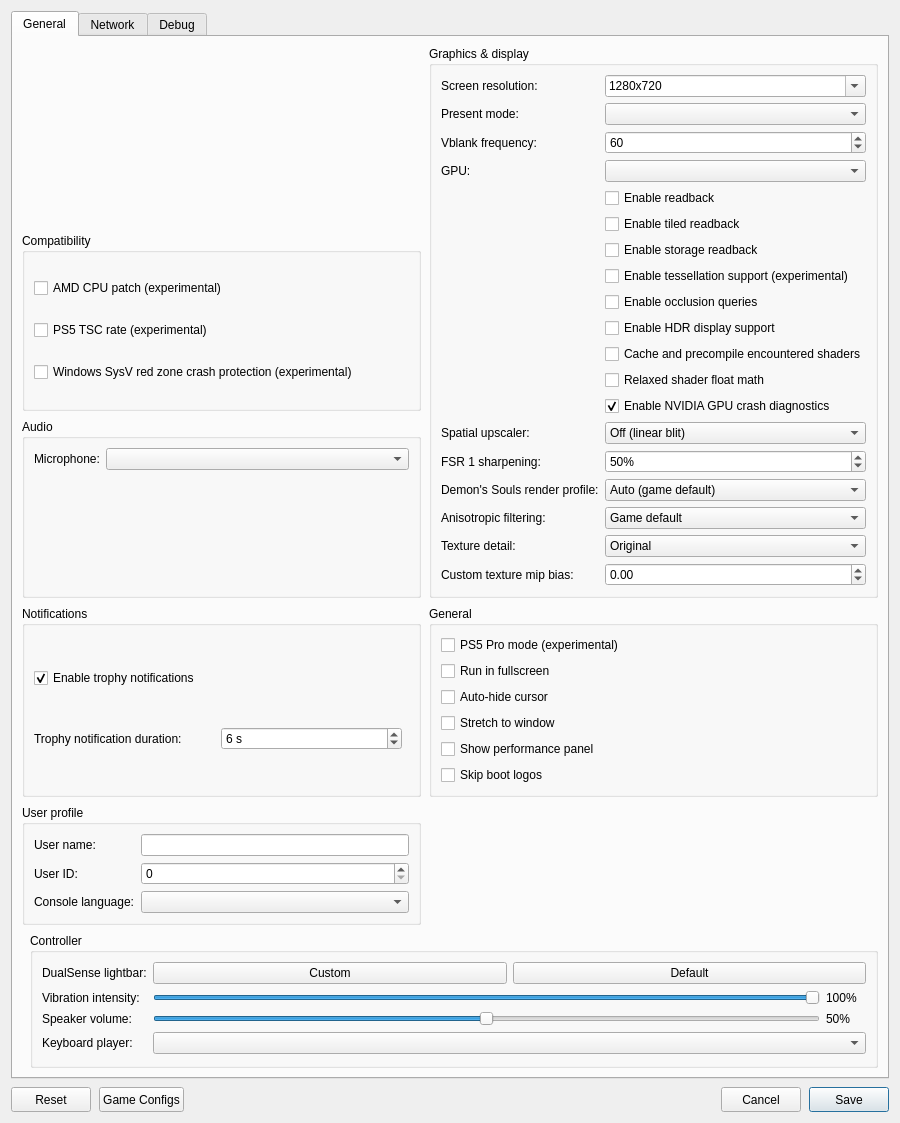
<?xml version="1.0" encoding="UTF-8"?>
<ui version="4.0">
 <class>ConfigurationEditDialog</class>
 <widget class="QDialog" name="ConfigurationEditDialog">
  <property name="geometry">
   <rect>
    <x>0</x>
    <y>0</y>
    <width>900</width>
    <height>620</height>
   </rect>
  </property>
  <property name="windowTitle">
   <string>Settings</string>
  </property>
  <property name="locale">
   <locale language="English" country="UnitedStates"/>
  </property>
  <layout class="QVBoxLayout" name="dialogLayout">
   <property name="spacing"><number>8</number></property>
   <item>
    <widget class="QTabWidget" name="settings_tabs">
     <property name="currentIndex"><number>0</number></property>
     <widget class="QWidget" name="settings_tab">
      <attribute name="title"><string>General</string></attribute>
      <layout class="QGridLayout" name="gridLayout">
       <property name="horizontalSpacing">
        <number>8</number>
       </property>
       <property name="verticalSpacing">
        <number>8</number>
       </property>
       <item row="0" column="0" colspan="2">
        <layout class="QGridLayout" name="sectionsLayout" columnstretch="1,1">
         <property name="horizontalSpacing">
          <number>8</number>
         </property>
         <property name="verticalSpacing">
          <number>8</number>
         </property>
         <item row="18" column="0">
          <widget class="QGroupBox" name="user_profile_group">
           <property name="title">
            <string>User profile</string>
           </property>
           <layout class="QFormLayout" name="userProfileLayout">
            <property name="fieldGrowthPolicy">
             <enum>QFormLayout::AllNonFixedFieldsGrow</enum>
            </property>
            <item row="0" column="0">
             <widget class="QLabel" name="label_user_name">
              <property name="text"><string>User name:</string></property>
             </widget>
            </item>
            <item row="0" column="1">
             <widget class="MandatoryLineEdit" name="lineEdit_user_name">
              <property name="toolTip"><string>Local user name exposed to games</string></property>
              <property name="clearButtonEnabled"><bool>true</bool></property>
             </widget>
            </item>
            <item row="1" column="0">
             <widget class="QLabel" name="label_user_id">
              <property name="text"><string>User ID:</string></property>
             </widget>
            </item>
            <item row="1" column="1">
             <widget class="QSpinBox" name="spinBox_user_id">
              <property name="toolTip"><string>Local user ID exposed to games</string></property>
             </widget>
            </item>
            <item row="2" column="0">
             <widget class="QLabel" name="label_console_language">
              <property name="text"><string>Console language:</string></property>
             </widget>
            </item>
            <item row="2" column="1">
             <widget class="QComboBox" name="comboBox_console_language">
              <property name="toolTip"><string>Language</string></property>
             </widget>
            </item>
           </layout>
          </widget>
         </item>
         <item row="2" column="0">
          <widget class="QGroupBox" name="audio_group">
           <property name="title"><string>Audio</string></property>
           <layout class="QFormLayout" name="audioLayout">
            <property name="fieldGrowthPolicy">
             <enum>QFormLayout::AllNonFixedFieldsGrow</enum>
            </property>
            <item row="0" column="0">
             <widget class="QLabel" name="label_audio_input_device">
              <property name="text"><string>Microphone:</string></property>
             </widget>
            </item>
            <item row="0" column="1">
             <widget class="QComboBox" name="comboBox_audio_input_device"/>
            </item>
           </layout>
          </widget>
         </item>
         <item row="0" column="1" rowspan="3">
          <widget class="QGroupBox" name="graphics_group">
           <property name="title">
            <string>Graphics &amp;&amp; display</string>
           </property>
           <layout class="QFormLayout" name="graphicsLayout">
            <property name="fieldGrowthPolicy">
             <enum>QFormLayout::AllNonFixedFieldsGrow</enum>
            </property>
            <item row="0" column="0">
             <widget class="QLabel" name="label_screen_resolution">
              <property name="text"><string>Screen resolution:</string></property>
             </widget>
            </item>
            <item row="0" column="1">
             <widget class="QComboBox" name="comboBox_screen_resolution">
              <property name="toolTip"><string>Window resolution as WIDTHxHEIGHT; pick a preset or type a custom size. Non-16:9 sizes such as 21:9 show the game with black bars unless Stretch to window is on.</string></property>
              <property name="editable"><bool>true</bool></property>
              <property name="insertPolicy"><enum>QComboBox::NoInsert</enum></property>
              <item><property name="text"><string notr="true">1280x720</string></property></item>
              <item><property name="text"><string notr="true">1920x1080</string></property></item>
              <item><property name="text"><string notr="true">2560x1440</string></property></item>
              <item><property name="text"><string notr="true">3840x2160</string></property></item>
              <item><property name="text"><string notr="true">2560x1080</string></property></item>
              <item><property name="text"><string notr="true">3440x1440</string></property></item>
              <item><property name="text"><string notr="true">3840x1600</string></property></item>
              <item><property name="text"><string notr="true">5120x2160</string></property></item>
             </widget>
            </item>
            <item row="1" column="0">
             <widget class="QLabel" name="label_present_mode">
              <property name="text"><string>Present mode:</string></property>
             </widget>
            </item>
            <item row="1" column="1">
             <widget class="QComboBox" name="comboBox_present_mode">
              <property name="toolTip"><string>Vulkan swapchain presentation mode</string></property>
             </widget>
            </item>
            <item row="2" column="0">
             <widget class="QLabel" name="label_vblank_frequency">
              <property name="text"><string>Vblank frequency:</string></property>
             </widget>
            </item>
            <item row="2" column="1">
             <widget class="QSpinBox" name="spinBox_vblank_frequency">
              <property name="toolTip"><string>Virtual display refresh rate used for frame pacing</string></property>
              <property name="minimum"><number>30</number></property>
              <property name="maximum"><number>360</number></property>
              <property name="value"><number>60</number></property>
             </widget>
            </item>
            <item row="4" column="0">
             <widget class="QLabel" name="label_gpu">
              <property name="text"><string>GPU:</string></property>
             </widget>
            </item>
            <item row="4" column="1">
             <widget class="QComboBox" name="comboBox_gpu">
              <property name="toolTip"><string>Graphics device used by the emulator</string></property>
             </widget>
            </item>
            <item row="5" column="1">
             <widget class="QCheckBox" name="checkBox_readback">
              <property name="toolTip"><string>Read back writable linear images</string></property>
              <property name="text"><string>Enable readback</string></property>
             </widget>
            </item>
            <item row="6" column="1">
             <widget class="QCheckBox" name="checkBox_readback_tiled">
              <property name="toolTip"><string>Read back small writable tiled images</string></property>
              <property name="text"><string>Enable tiled readback</string></property>
             </widget>
            </item>
            <item row="7" column="1">
             <widget class="QCheckBox" name="checkBox_readback_storage">
              <property name="toolTip"><string>Read back shader-written images when the game flushes the GPU cache for the CPU. Images from linear and tiled readback are read back then too.</string></property>
              <property name="text"><string>Enable storage readback</string></property>
             </widget>
            </item>
            <item row="8" column="1">
             <widget class="QCheckBox" name="checkBox_tessellation">
              <property name="toolTip"><string>Draw tessellated geometry. Disabled by default; unsupported tessellation may cause crashes.</string></property>
              <property name="text"><string>Enable tessellation support (experimental)</string></property>
             </widget>
            </item>
            <item row="9" column="1">
             <widget class="QCheckBox" name="checkBox_occlusion_queries">
              <property name="toolTip"><string>Count the samples of occlusion queries on the GPU, so hidden lights and objects stay hidden. Costs some performance.</string></property>
              <property name="text"><string>Enable occlusion queries</string></property>
             </widget>
            </item>
            <item row="10" column="1">
             <widget class="QCheckBox" name="checkBox_hdr">
              <property name="toolTip"><string>Enable HDR10 output for supported games. Requires HDR enabled on the host display.</string></property>
              <property name="text"><string>Enable HDR display support</string></property>
             </widget>
            </item>
            <item row="11" column="1">
             <widget class="QCheckBox" name="checkBox_shader_cache">
              <property name="toolTip"><string>Record shaders and pipelines this game actually uses, then compile that learned set at a later launch. This does not discover shaders or pipelines the game has never used.</string></property>
              <property name="text"><string>Cache and precompile encountered shaders</string></property>
             </widget>
            </item>
            <item row="12" column="1">
             <widget class="QCheckBox" name="checkBox_relaxed_shader_float">
              <property name="toolTip"><string>Use the host GPU's native float operations in shaders. Faster, but can be inaccurate.</string></property>
              <property name="text"><string>Relaxed shader float math</string></property>
             </widget>
            </item>
            <item row="13" column="1">
             <widget class="QCheckBox" name="checkBox_nvidia_gpu_diagnostics">
              <property name="toolTip"><string>Enable NVIDIA shader/resource tracking and Vulkan GPU crash checkpoints when supported by the driver. This can add overhead; disable it to reduce diagnostic overhead.</string></property>
              <property name="text"><string>Enable NVIDIA GPU crash diagnostics</string></property>
              <property name="checked"><bool>true</bool></property>
             </widget>
            </item>
            <item row="14" column="0">
             <widget class="QLabel" name="label_upscaler"><property name="text"><string>Spatial upscaler:</string></property></widget>
            </item>
            <item row="14" column="1">
             <widget class="QComboBox" name="comboBox_upscaler">
              <property name="toolTip"><string>AMD FSR 1 uses EASU spatial upscaling followed by adjustable RCAS sharpening for eligible SDR presentation. It does not change the game's internal render resolution. FSR 2/3 remain unavailable until temporal inputs and integration are implemented.</string></property>
              <item><property name="text"><string>Off (linear blit)</string></property></item>
              <item><property name="text"><string>AMD FSR 1 (EASU + RCAS)</string></property></item>
              <item><property name="text"><string>AMD FSR 2 (unavailable)</string></property></item>
              <item><property name="text"><string>AMD FSR 3.1 (unavailable)</string></property></item>
             </widget>
            </item>
            <item row="15" column="0">
             <widget class="QLabel" name="label_fsr1_sharpness">
              <property name="toolTip"><string>FSR 1 RCAS sharpening strength. 0 is the minimum effect and 100 is maximum sharpness. Applies only when AMD FSR 1 is selected.</string></property>
              <property name="text"><string>FSR 1 sharpening:</string></property>
             </widget>
            </item>
            <item row="15" column="1">
             <widget class="QSpinBox" name="spinBox_fsr1_sharpness">
              <property name="toolTip"><string>Higher values apply stronger FSR 1 RCAS sharpening. Default: 50%.</string></property>
              <property name="suffix"><string>%</string></property>
              <property name="minimum"><number>0</number></property>
              <property name="maximum"><number>100</number></property>
              <property name="singleStep"><number>5</number></property>
              <property name="value"><number>50</number></property>
             </widget>
            </item>
            <item row="16" column="0">
             <widget class="QLabel" name="label_demons_souls_render_preset">
              <property name="toolTip"><string>Experimental game-side render-resolution patches for the exact Demon's Souls PPSA01341 01.007.000 eboot. The launcher verifies its SHA-256 before generating a separate launch patch; the emulator also checks original bytes before applying it. Output/TAA target remains 4K. This is not an FSR algorithm selector.</string></property>
              <property name="text"><string>Demon's Souls render profile:</string></property>
             </widget>
            </item>
            <item row="16" column="1">
             <widget class="QComboBox" name="comboBox_demons_souls_render_preset">
              <property name="toolTip"><string>Auto keeps the game's original render resolution. Quality 2560x1440 matches the game's baseline. Balanced 2304x1296 and Performance 1920x1080 reduce rendering work; Ultra Quality 2944x1656 is higher than baseline and may cost FPS. These are experimental 4K-output game render profiles, not an FSR algorithm switch, and require the exact verified eboot.</string></property>
              <item><property name="text"><string>Auto (game default)</string></property></item>
              <item><property name="text"><string>Ultra Quality — 2944x1656</string></property></item>
              <item><property name="text"><string>Quality — 2560x1440</string></property></item>
              <item><property name="text"><string>Balanced — 2304x1296</string></property></item>
              <item><property name="text"><string>Performance — 1920x1080</string></property></item>
             </widget>
            </item>
            <item row="17" column="0">
             <widget class="QLabel" name="label_anisotropy_override"><property name="text"><string>Anisotropic filtering:</string></property></widget>
            </item>
            <item row="17" column="1">
             <widget class="QComboBox" name="comboBox_anisotropy_override">
              <property name="toolTip"><string>Manual anisotropic-filtering changes select the Custom texture profile. Texture presets may set this to Game default or Off.</string></property>
              <item><property name="text"><string>Game default</string></property></item>
              <item><property name="text"><string>Off</string></property></item>
              <item><property name="text"><string>2x</string></property></item>
              <item><property name="text"><string>4x</string></property></item>
              <item><property name="text"><string>8x</string></property></item>
              <item><property name="text"><string>16x</string></property></item>
             </widget>
            </item>
            <item row="18" column="0">
             <widget class="QLabel" name="label_texture_quality">
              <property name="toolTip"><string>Chooses a positive mip bias to request lower-detail mip levels where the game supplies them. This is not host texture downscaling and does not free allocated VRAM.</string></property>
              <property name="text"><string>Texture detail:</string></property>
             </widget>
            </item>
            <item row="18" column="1">
             <widget class="QComboBox" name="comboBox_texture_quality">
              <property name="toolTip"><string>Original preserves game sampling. Reduced, Low and Very low use progressively coarser mip levels; Low and Very low also turn off anisotropic filtering. This may reduce texture bandwidth, but does not shrink texture allocations or free VRAM.</string></property>
              <item><property name="text"><string>Original</string></property></item>
              <item><property name="text"><string>Reduced</string></property></item>
              <item><property name="text"><string>Low</string></property></item>
              <item><property name="text"><string>Very low</string></property></item>
              <item><property name="text"><string>Custom</string></property></item>
             </widget>
            </item>
            <item row="19" column="0">
             <widget class="QLabel" name="label_texture_mip_bias">
              <property name="toolTip"><string>Positive values select lower-resolution mip levels; this affects sampling/bandwidth, not allocated VRAM.</string></property>
              <property name="text"><string>Custom texture mip bias:</string></property>
             </widget>
            </item>
            <item row="19" column="1">
             <widget class="QDoubleSpinBox" name="doubleSpinBox_texture_mip_bias">
              <property name="toolTip"><string>Positive values may reduce texture sampling bandwidth, but do not free texture memory.</string></property>
              <property name="decimals"><number>2</number></property>
              <property name="minimum"><double>-2.000000000000000</double></property>
              <property name="maximum"><double>2.000000000000000</double></property>
              <property name="singleStep"><double>0.250000000000000</double></property>
              <property name="value"><double>0.000000000000000</double></property>
             </widget>
            </item>
           </layout>
          </widget>
         </item>
         <item row="3" column="0">
          <widget class="QGroupBox" name="notifications_group">
           <property name="title"><string>Notifications</string></property>
           <layout class="QVBoxLayout" name="notificationsLayout">
            <item>
             <widget class="QCheckBox" name="checkBox_trophy_notifications">
              <property name="toolTip"><string>Show trophy unlock notifications and play their sound.
    To use your own sound, replace the emulator's assets/sounds/trophy-unlock.wav with a WAV file and restart the game.</string></property>
              <property name="text"><string>Enable trophy notifications</string></property>
              <property name="checked"><bool>true</bool></property>
             </widget>
            </item>
            <item>
             <layout class="QHBoxLayout" name="trophyDurationLayout">
              <item>
               <widget class="QLabel" name="label_trophy_duration">
                <property name="text"><string>Trophy notification duration:</string></property>
               </widget>
              </item>
              <item>
               <widget class="QSpinBox" name="spinBox_trophy_duration">
                <property name="toolTip"><string>How long each trophy unlock notification stays on screen.</string></property>
                <property name="suffix"><string> s</string></property>
                <property name="minimum"><number>5</number></property>
                <property name="maximum"><number>10</number></property>
                <property name="value"><number>6</number></property>
               </widget>
              </item>
              <item>
               <spacer name="trophyDurationSpacer">
                <property name="orientation"><enum>Qt::Horizontal</enum></property>
               </spacer>
              </item>
             </layout>
            </item>
           </layout>
          </widget>
         </item>
         <item row="3" column="1">
          <widget class="QGroupBox" name="general_group">
           <property name="title"><string>General</string></property>
           <layout class="QVBoxLayout" name="generalLayout">
            <item>
             <widget class="QCheckBox" name="checkBox_pro">
              <property name="toolTip"><string>Enable PS5 Pro mode for supported games. PSSR uses linear scaling. Disabled by default.</string></property>
              <property name="text"><string>PS5 Pro mode (experimental)</string></property>
             </widget>
            </item>
            <item>
             <widget class="QCheckBox" name="checkBox_fullscreen">
              <property name="toolTip"><string>Run in borderless desktop fullscreen</string></property>
              <property name="text"><string>Run in fullscreen</string></property>
             </widget>
            </item>
            <item>
             <widget class="QCheckBox" name="checkBox_hide_cursor">
              <property name="toolTip"><string>Hide the host cursor after 2 seconds without mouse activity</string></property>
              <property name="text"><string>Auto-hide cursor</string></property>
             </widget>
            </item>
            <item>
             <widget class="QCheckBox" name="checkBox_stretch">
              <property name="toolTip"><string>Stretch the game image to fill the window instead of keeping its aspect ratio with black bars</string></property>
              <property name="text"><string>Stretch to window</string></property>
             </widget>
            </item>
            <item>
             <widget class="QCheckBox" name="checkBox_perf_overlay">
              <property name="toolTip"><string>Show FPS, frame times, CPU/GPU usage, RAM and memory pressure in the game window. Press F2 (Cmd+P on macOS) to toggle it, and add Shift for the detailed view.</string></property>
              <property name="text"><string>Show performance panel</string></property>
             </widget>
            </item>
            <item>
             <widget class="QCheckBox" name="checkBox_skip_notice_screen">
              <property name="toolTip"><string>Skip startup logos and notices in supported games.</string></property>
              <property name="text"><string>Skip boot logos</string></property>
             </widget>
            </item>
           </layout>
          </widget>
         </item>
         <item row="1" column="0">
          <widget class="QGroupBox" name="compatibility_group">
           <property name="title">
            <string>Compatibility</string>
           </property>
           <layout class="QVBoxLayout" name="compatibilityLayout">
            <item>
             <widget class="QCheckBox" name="checkBox_amd_cpu">
              <property name="toolTip"><string>Patch CPU instructions that differ between AMD and the host CPU.</string></property>
              <property name="text"><string>AMD CPU patch (experimental)</string></property>
             </widget>
            </item>
            <item>
             <widget class="QCheckBox" name="checkBox_guest_tsc">
              <property name="toolTip"><string>Run the CPU time stamp counter (TSC) at the PS5's 1.6 GHz instead of the host rate. Fixes games that run too fast.</string></property>
              <property name="text"><string>PS5 TSC rate (experimental)</string></property>
             </widget>
            </item>
            <item>
             <widget class="QCheckBox" name="checkBox_red_zone_protection">
              <property name="toolTip"><string>Helps prevent crashes in some games on Windows</string></property>
              <property name="text"><string>Windows SysV red zone crash protection (experimental)</string></property>
             </widget>
            </item>
           </layout>
          </widget>
         </item>
        </layout>
       </item>
       <item row="1" column="1">
        <widget class="QGroupBox" name="controller_group">
         <property name="title"><string>Controller</string></property>
         <layout class="QFormLayout" name="controllerLayout">
          <property name="fieldGrowthPolicy"><enum>QFormLayout::AllNonFixedFieldsGrow</enum></property>
          <item row="0" column="0">
           <widget class="QLabel" name="label_controller_color">
            <property name="text"><string>DualSense lightbar:</string></property>
           </widget>
          </item>
          <item row="0" column="1">
           <layout class="QHBoxLayout" name="controllerColorLayout">
            <item>
             <widget class="QPushButton" name="button_controller_color">
              <property name="toolTip"><string>Choose and preview a fixed LED color. Bluetooth DualSense may take several seconds to update.</string></property>
              <property name="text"><string>Custom</string></property>
             </widget>
            </item>
            <item>
             <widget class="QPushButton" name="button_controller_color_reset">
              <property name="toolTip"><string>Let the game control the lightbar</string></property>
              <property name="text"><string>Default</string></property>
             </widget>
            </item>
           </layout>
          </item>
          <item row="1" column="0">
           <widget class="QLabel" name="label_controller_vibration">
            <property name="text"><string>Vibration intensity:</string></property>
           </widget>
          </item>
          <item row="1" column="1">
           <layout class="QHBoxLayout" name="controllerVibrationLayout">
            <item>
             <widget class="QSlider" name="slider_controller_vibration">
              <property name="toolTip"><string>Scale DualSense vibration over USB and Bluetooth</string></property>
              <property name="maximum"><number>100</number></property>
              <property name="value"><number>100</number></property>
              <property name="orientation"><enum>Qt::Horizontal</enum></property>
             </widget>
            </item>
            <item>
             <widget class="QLabel" name="label_controller_vibration_value">
              <property name="minimumSize"><size><width>40</width><height>0</height></size></property>
              <property name="text"><string>100%</string></property>
             </widget>
            </item>
           </layout>
          </item>
          <item row="2" column="0">
           <widget class="QLabel" name="label_controller_volume">
            <property name="text"><string>Speaker volume:</string></property>
           </widget>
          </item>
          <item row="2" column="1">
           <layout class="QHBoxLayout" name="controllerVolumeLayout">
            <item>
             <widget class="QSlider" name="slider_controller_volume">
              <property name="toolTip"><string>Scale the DualSense speaker over USB and Bluetooth. 50% is the previous default; 100% adds 6 dB of gain.</string></property>
              <property name="maximum"><number>100</number></property>
              <property name="value"><number>50</number></property>
              <property name="orientation"><enum>Qt::Horizontal</enum></property>
             </widget>
            </item>
            <item>
             <widget class="QLabel" name="label_controller_volume_value">
              <property name="minimumSize"><size><width>40</width><height>0</height></size></property>
              <property name="text"><string>50%</string></property>
             </widget>
            </item>
           </layout>
          </item>
          <item row="3" column="0">
           <widget class="QLabel" name="label_keyboard_player">
            <property name="text"><string>Keyboard player:</string></property>
           </widget>
          </item>
          <item row="3" column="1">
           <widget class="QComboBox" name="comboBox_keyboard_player">
            <property name="toolTip"><string>Gamepads fill the remaining players in connection order. Every player uses the same input mapping.</string></property>
           </widget>
          </item>
         </layout>
        </widget>
       </item>
      </layout>
     </widget>
     <widget class="QWidget" name="network_tab">
      <attribute name="title"><string>Network</string></attribute>
      <layout class="QVBoxLayout" name="networkTabLayout">
       <item>
        <widget class="QCheckBox" name="checkBox_network_connected">
         <property name="toolTip"><string>Let games use your computer's local network connection.</string></property>
         <property name="text"><string>Enable network connection</string></property>
        </widget>
       </item>
       <item>
        <widget class="QCheckBox" name="checkBox_psn_emulation">
         <property name="text"><string>Emulate PSN (compatibility)</string></property>
        </widget>
       </item>
       <item>
        <spacer name="networkSpacer">
         <property name="orientation"><enum>Qt::Vertical</enum></property>
         <property name="sizeHint" stdset="0"><size><width>20</width><height>40</height></size></property>
        </spacer>
       </item>
      </layout>
     </widget>
     <widget class="QWidget" name="debug_tab">
      <attribute name="title"><string>Debug</string></attribute>
      <layout class="QVBoxLayout" name="debugTabLayout">
       <item>
        <widget class="QGroupBox" name="debug_group">
         <property name="title">
          <string>Debugging &amp;&amp; logs</string>
         </property>
         <layout class="QGridLayout" name="debugLayout" columnstretch="0,1,0,1">
          <property name="horizontalSpacing"><number>8</number></property>
          <property name="verticalSpacing"><number>6</number></property>
          <item row="0" column="0" colspan="2">
           <widget class="QCheckBox" name="checkBox_vulkan_validation">
            <property name="toolTip"><string>Enable Vulkan validation layers</string></property>
            <property name="text"><string>Vulkan validation</string></property>
            <property name="checked"><bool>true</bool></property>
           </widget>
          </item>
          <item row="0" column="2" colspan="2">
           <widget class="QCheckBox" name="checkBox_shader_validation">
            <property name="toolTip"><string>Validate SPIR-V binary</string></property>
            <property name="text"><string>Shader validation</string></property>
            <property name="checked"><bool>true</bool></property>
           </widget>
          </item>
          <item row="1" column="0" colspan="2">
           <widget class="QCheckBox" name="checkBox_renderdoc_capture">
            <property name="toolTip"><string>Enable RenderDoc capture</string></property>
            <property name="text"><string>RenderDoc capture</string></property>
           </widget>
          </item>
          <item row="1" column="2" colspan="2">
           <widget class="QCheckBox" name="checkBox_cmd_dump">
            <property name="toolTip"><string>Dump command buffers</string></property>
            <property name="text"><string>Command buffer dump</string></property>
           </widget>
          </item>
          <item row="2" column="0">
           <widget class="QLabel" name="label_shader_log_direction">
            <property name="text"><string>Shader logging:</string></property>
           </widget>
          </item>
          <item row="2" column="1">
           <widget class="QComboBox" name="comboBox_shader_log_direction">
            <property name="toolTip"><string>Dump shaders to file or console window. If enabled may decrease emulator performance</string></property>
           </widget>
          </item>
          <item row="2" column="2">
           <widget class="QLabel" name="label_shader_log_folder">
            <property name="text"><string>Shader log folder:</string></property>
           </widget>
          </item>
          <item row="2" column="3">
           <widget class="MandatoryLineEdit" name="lineEdit_shader_log_folder">
            <property name="toolTip"><string>Specify directory to dump shaders</string></property>
            <property name="clearButtonEnabled"><bool>true</bool></property>
           </widget>
          </item>
          <item row="3" column="0">
           <widget class="QLabel" name="label_printf_direction">
            <property name="text"><string>Printf output:</string></property>
           </widget>
          </item>
          <item row="3" column="1">
           <widget class="QComboBox" name="comboBox_printf_direction">
            <property name="toolTip"><string>Print logs to file or console window. If enabled may decrease emulator performance</string></property>
           </widget>
          </item>
          <item row="3" column="2">
           <widget class="QLabel" name="label_printf_file">
            <property name="text"><string>Printf output file:</string></property>
           </widget>
          </item>
          <item row="3" column="3">
           <widget class="MandatoryLineEdit" name="lineEdit_printf_file">
            <property name="toolTip"><string>Specify file to dump logs</string></property>
            <property name="clearButtonEnabled"><bool>true</bool></property>
           </widget>
          </item>
          <item row="4" column="0">
           <widget class="QCheckBox" name="checkBox_profiler">
            <property name="toolTip"><string>Enable the Tracy profiler. Profiling may decrease emulator performance</string></property>
            <property name="text"><string>Tracy profiler</string></property>
           </widget>
          </item>
          <item row="4" column="2">
           <widget class="QLabel" name="label_cmd_dump_folder">
            <property name="text"><string>Command buffer folder:</string></property>
           </widget>
          </item>
          <item row="4" column="3">
           <widget class="MandatoryLineEdit" name="lineEdit_cmd_dump_folder">
            <property name="toolTip"><string>Specify directory to dump command buffers</string></property>
            <property name="clearButtonEnabled"><bool>true</bool></property>
           </widget>
          </item>
         </layout>
        </widget>
       </item>
       <item>
        <widget class="QGroupBox" name="rendering_compatibility_group">
         <property name="title"><string>Rendering compatibility</string></property>
         <layout class="QVBoxLayout" name="renderingCompatibilityLayout">
          <item>
           <widget class="QLabel" name="label_rendering_compatibility">
            <property name="text"><string>These settings may help with rendering bugs at a slight performance cost.</string></property>
            <property name="wordWrap"><bool>true</bool></property>
           </widget>
          </item>
          <item>
           <widget class="QCheckBox" name="checkBox_sync_raw_image_buffers">
            <property name="toolTip"><string>Can fix missing textures and incorrect transparency (Resident Evil 2).</string></property>
            <property name="text"><string>Accurate texture synchronization</string></property>
           </widget>
          </item>
         </layout>
        </widget>
       </item>
       <item>
        <spacer name="debugSpacer">
         <property name="orientation"><enum>Qt::Vertical</enum></property>
         <property name="sizeHint" stdset="0"><size><width>20</width><height>40</height></size></property>
        </spacer>
       </item>
      </layout>
     </widget>
    </widget>
   </item>
   <item>
    <layout class="QHBoxLayout" name="buttonLayout">
     <item>
     <widget class="QPushButton" name="clear_button">
       <property name="minimumSize"><size><width>80</width><height>25</height></size></property>
       <property name="text"><string>Reset</string></property>
       <property name="toolTip"><string>Restore default settings</string></property>
      </widget>
     </item>
     <item>
      <widget class="QPushButton" name="settings_button">
       <property name="minimumSize"><size><width>80</width><height>25</height></size></property>
       <property name="text"><string>Game Configs</string></property>
       <property name="toolTip"><string>Import or export game configs</string></property>
      </widget>
     </item>
     <item>
      <spacer name="buttonSpacer">
       <property name="orientation"><enum>Qt::Horizontal</enum></property>
       <property name="sizeHint" stdset="0"><size><width>40</width><height>20</height></size></property>
      </spacer>
     </item>
     <item>
      <widget class="QPushButton" name="cancel_button">
       <property name="minimumSize"><size><width>80</width><height>25</height></size></property>
       <property name="text"><string>Cancel</string></property>
      </widget>
     </item>
     <item>
      <widget class="QPushButton" name="ok_button">
       <property name="minimumSize"><size><width>80</width><height>25</height></size></property>
       <property name="text"><string>Save</string></property>
       <property name="default"><bool>true</bool></property>
      </widget>
     </item>
    </layout>
   </item>
  </layout>
 </widget>
 <customwidgets>
  <customwidget>
   <class>MandatoryLineEdit</class>
   <extends>QLineEdit</extends>
   <header>mandatoryLineEdit.h</header>
  </customwidget>
 </customwidgets>
 <resources/>
</ui>
